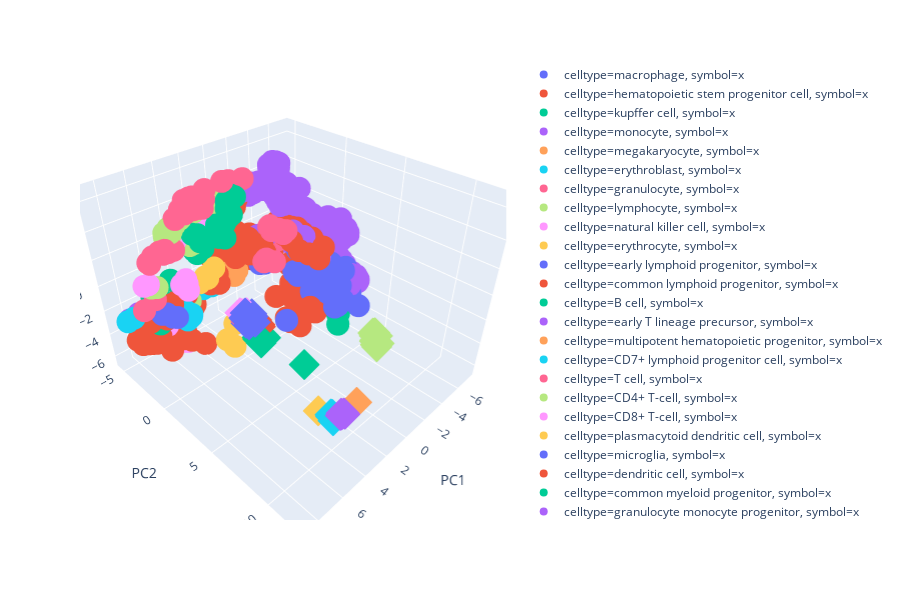

Notebook code for this chart:
### Code cell
px.scatter_3d(
    plotdf,
    x="PC1",
    y="PC2",
    z="PC3",
    color="celltype",
    symbol="symbol"
)

### Figure 1 — Plotly figure (JSON) as saved in the notebook; plotly's stock layout.template omitted (floating-point values rounded to 4 significant figures; data arrays with more than 128 entries replaced by an {"elided": "..."} marker saying what was removed)
{"data": [{"hoverlabel": {"namelength": 0}, "hovertemplate": "celltype=macrophage<br>symbol=x<br>PC1=%{x}<br>PC2=%{y}<br>PC3=%{z}", "legendgroup": "celltype=macrophage, symbol=x", "marker": {"color": "#636efa", "symbol": "circle"}, "mode": "markers", "name": "celltype=macrophage, symbol=x", "scene": "scene", "showlegend": true, "type": "scatter3d", "x": [-5.061, -4.834, -3.813, -4.221, -5.38, -4.061, -4.842, -2.871, -3.102, -4.538, -3.604, -4.431, -4.321, -4.277, -4.17, -4.549, -4.947, -5.614, -5.214, -6.193, -5.171, -5.421, -5.711, -4.726, -3.605, -3.789, -6.644, 0.405, -5.249, -3.192, -5.671, -6.508, -5.947, -3.195, -4.35, -5.095, -4.996, -4.286, -3.892, -4.387, -4.042, -4.765, -4.459, -4.668, -3.747, -2.976, -2.912, -3.25, -3.366, -3.756, -3.764, -5.026, -5.096], "y": [-0.8555, -0.6051, -0.739, 1.457, 2.454, 1.703, 1.383, 0.6482, 2.129, 0.7167, 0.4878, 0.3231, 1.635, 1.888, 0.9706, 0.702, 2.591, 3.888, 2.273, 2.562, 1.957, 1.881, 1.574, 1.786, 3.453, 1.939, 1.549, 2.436, 1.939, 1.349, 0.8403, 1.734, 1.897, 3.627, 2.95, 1.232, 1.185, 0.5615, 1.1, 0.9827, 0.3747, 0.9241, 0.8751, 0.9831, 0.4516, 0.1581, -0.1652, -0.1545, -0.1795, 0.04462, 0.005405, -0.8615, -0.8255], "z": [-1.634, -2.266, -0.5437, -1.246, -1.666, -1.702, -2.121, -1.069, -1.296, -1.593, -1.671, -2.049, -1.507, -2.684, -1.77, -2.073, -2.702, -4.218, -3.59, -4.04, -3.517, -1.955, -2.917, -1.017, -3.344, -3.094, -2.546, -3.051, -2.143, -2.971, -2.162, -2.218, -3.567, -3.199, -4.031, -4.105, -4.115, -2.149, -1.968, -2.218, -1.962, -1.791, -1.775, -2.001, -2.22, -2.034, -1.817, -2.191, -2.125, -2.151, -2.442, -1.933, -2.379]}, {"hoverlabel": {"namelength": 0}, "hovertemplate": "celltype=hematopoietic stem progenitor cell<br>symbol=x<br>PC1=%{x}<br>PC2=%{y}<br>PC3=%{z}", "legendgroup": "celltype=hematopoietic stem progenitor cell, symbol=x", "marker": {"color": "#EF553B", "symbol": "circle"}, "mode": "markers", "name": "celltype=hematopoietic stem progenitor cell, symbol=x", "scene": "scene", "showlegend": true, "type": "scatter3d", "x": [4.967, 5.108, 5.681, 6.81, 7.578, 7.329, 7.484, 7.405, 7.161, 6.793, 7.24, 5.62, 6.105, 5.797, 5.861, 5.04, 5.252, 5.441, 5.61, 5.328, 5.579, 5.205, 6.395, 6.575, 6.446, 6.704, 5.526, 5.591, 3.75, 4.877, 5.044, 6.834, 7.498, 7.628, 5.913, 6.206, 6.184, 5.688, 5.676, 4.895, 4.887, 5.97, 5.982, 5.628, 6.05, 5.698, 7.712, 6.782, 7.579, 7.416, 5.929, 7.359, 6.348, 6.521, 7.563, 6.968, 7.51, 5.466, 7.451, 7.119, 7.394, 7.191, 7.461, 7.415, 7.493, 7.468, 7.362, 7.648, 7.359, 7.403, 3.265, -2.917, -2.932, -2.705, -2.774, -3.307, -3.511, 3.428, 3.276], "y": [-2.458, -2.955, -4.003, -3.283, -4.507, -2.424, -2.68, -4.542, -4.137, -2.163, -4.505, -3.674, -3.087, -3.414, -3.569, -4.004, -3.954, -3.654, -3.564, -4.599, -4.484, -4.487, -4.955, -4.845, -4.856, -4.606, -3.75, -4.322, -2.684, -3.807, -4.066, -3.603, -4.673, -4.811, -4.46, -5.236, -5.177, -4.975, -5.009, -5.212, -5.112, -4.405, -4.491, -3.816, -4.569, -4.875, -5.075, -2.579, -4.576, -5.058, -2.067, -3.077, -3.391, -3.52, -4.393, -3.769, -4.788, -3.518, -4.905, -3.189, -4.159, -3.556, -4.772, -4.335, -4.482, -4.619, -4.947, -4.524, -4.761, -4.544, -4.338, -0.5061, -0.518, -0.3316, -0.3337, 0.3108, 0.1102, -4.134, -4.163], "z": [-5.032, -4.417, -4.596, -4.453, -4.383, -3.225, -2.806, -5.08, -4.663, -4.638, -4.829, -4.586, -4.854, -4.875, -4.863, -3.844, -4.119, -4.138, -4.431, -5.635, -5.615, -5.595, -5.652, -5.648, -5.805, -5.147, -3.886, -4.728, -6.212, -5.765, -5.714, -4.707, -4.873, -4.913, -5.635, -5.65, -5.665, -5.743, -5.747, -5.344, -5.37, -5.56, -5.342, -5.534, -5.028, -5.331, -4.964, -3.985, -4.763, -4.94, -3.397, -4.24, -3.639, -3.804, -4.725, -4.444, -4.9, -2.141, -4.961, -4.027, -4.918, -4.14, -4.835, -4.818, -4.807, -4.96, -4.964, -5.058, -5.028, -4.811, -3.788, -3.281, -2.994, -3.567, -4.067, -3.932, -4.346, -3.77, -3.649]}, {"hoverlabel": {"namelength": 0}, "hovertemplate": "celltype=kupffer cell<br>symbol=x<br>PC1=%{x}<br>PC2=%{y}<br>PC3=%{z}", "legendgroup": "celltype=kupffer cell, symbol=x", "marker": {"color": "#00cc96", "symbol": "circle"}, "mode": "markers", "name": "celltype=kupffer cell, symbol=x", "scene": "scene", "showlegend": true, "type": "scatter3d", "x": [-4.904, -4.896, -4.194], "y": [2.526, 2.618, 3.196], "z": [-5.315, -5.249, -5.564]}, {"hoverlabel": {"namelength": 0}, "hovertemplate": "celltype=monocyte<br>symbol=x<br>PC1=%{x}<br>PC2=%{y}<br>PC3=%{z}", "legendgroup": "celltype=monocyte, symbol=x", "marker": {"color": "#ab63fa", "symbol": "circle"}, "mode": "markers", "name": "celltype=monocyte, symbol=x", "scene": "scene", "showlegend": true, "type": "scatter3d", "x": {"elided": "295 float values"}, "y": {"elided": "295 float values"}, "z": {"elided": "295 float values"}}, {"hoverlabel": {"namelength": 0}, "hovertemplate": "celltype=megakaryocyte<br>symbol=x<br>PC1=%{x}<br>PC2=%{y}<br>PC3=%{z}", "legendgroup": "celltype=megakaryocyte, symbol=x", "marker": {"color": "#FFA15A", "symbol": "circle"}, "mode": "markers", "name": "celltype=megakaryocyte, symbol=x", "scene": "scene", "showlegend": true, "type": "scatter3d", "x": [4.882, 5.42, 4.962, 4.77], "y": [-3.198, -3.45, -3.218, -3.598], "z": [-3.084, -3.17, -3.035, -2.966]}, {"hoverlabel": {"namelength": 0}, "hovertemplate": "celltype=erythroblast<br>symbol=x<br>PC1=%{x}<br>PC2=%{y}<br>PC3=%{z}", "legendgroup": "celltype=erythroblast, symbol=x", "marker": {"color": "#19d3f3", "symbol": "circle"}, "mode": "markers", "name": "celltype=erythroblast, symbol=x", "scene": "scene", "showlegend": true, "type": "scatter3d", "x": [5.379, 4.886, 4.726, 4.923], "y": [-1.993, -2.281, -2.46, -2.814], "z": [-2.715, -2.836, -2.857, -2.686]}, {"hoverlabel": {"namelength": 0}, "hovertemplate": "celltype=granulocyte<br>symbol=x<br>PC1=%{x}<br>PC2=%{y}<br>PC3=%{z}", "legendgroup": "celltype=granulocyte, symbol=x", "marker": {"color": "#FF6692", "symbol": "circle"}, "mode": "markers", "name": "celltype=granulocyte, symbol=x", "scene": "scene", "showlegend": true, "type": "scatter3d", "x": [-0.7029, -0.5451, -0.7597, -0.4989, -0.8035, -0.471, -0.4141, -2.28, -2.706, -1.954], "y": [1.315, 0.7216, 0.9914, -0.01598, 0.9255, 0.1673, -0.006363, -0.9157, -1.483, -1.623], "z": [3.049, 2.995, 2.911, 2.98, 2.637, 2.695, 2.947, 0.8895, 0.4338, 0.1774]}, {"hoverlabel": {"namelength": 0}, "hovertemplate": "celltype=lymphocyte<br>symbol=x<br>PC1=%{x}<br>PC2=%{y}<br>PC3=%{z}", "legendgroup": "celltype=lymphocyte, symbol=x", "marker": {"color": "#B6E880", "symbol": "circle"}, "mode": "markers", "name": "celltype=lymphocyte, symbol=x", "scene": "scene", "showlegend": true, "type": "scatter3d", "x": [6.348, 1.672, 4.835, 3.458, 2.972, 6.673, 3.355, 6.078, 3.822, 6.187, 6.401, 3.209, 4.811, 6.285, 4.149, 6.333, 2.709, 5.903, 5.247, 5.7, 3.755], "y": [-1.014, -1.609, -1.02, -1.727, -1.704, -1.153, -1.72, -1.318, -1.752, -1.431, -1.616, -1.793, -1.519, -1.216, -1.773, -1.283, -1.762, -1.515, -1.554, -1.515, -1.854], "z": [4.759, 5.56, 3.422, 3.472, 5.018, 4.56, 5.272, 4.668, 3.44, 4.844, 4.529, 3.623, 3.06, 4.444, 4.991, 4.831, 3.638, 4.744, 5.037, 4.836, 3.741]}, {"hoverlabel": {"namelength": 0}, "hovertemplate": "celltype=natural killer cell<br>symbol=x<br>PC1=%{x}<br>PC2=%{y}<br>PC3=%{z}", "legendgroup": "celltype=natural killer cell, symbol=x", "marker": {"color": "#FF97FF", "symbol": "circle"}, "mode": "markers", "name": "celltype=natural killer cell, symbol=x", "scene": "scene", "showlegend": true, "type": "scatter3d", "x": [3.613, 3.633, 3.594, 4.182, 3.807, 2.786, 4.448, 5.818, 6.008, 6.204, 5.761, 5.816, 6.214, 6.143, 5.994], "y": [-1.767, -1.673, -2.034, -1.979, -2.045, -2.194, -1.954, -1.573, -1.495, -1.437, -1.83, -0.8801, -0.7743, -0.2106, -0.502], "z": [4.944, 3.902, 4.417, 4.707, 4.51, 4.832, 4.847, 3.685, 3.288, 3.363, 3.394, 1.316, 1.184, 1.015, 1.246]}, {"hoverlabel": {"namelength": 0}, "hovertemplate": "celltype=erythrocyte<br>symbol=x<br>PC1=%{x}<br>PC2=%{y}<br>PC3=%{z}", "legendgroup": "celltype=erythrocyte, symbol=x", "marker": {"color": "#FECB52", "symbol": "circle"}, "mode": "markers", "name": "celltype=erythrocyte, symbol=x", "scene": "scene", "showlegend": true, "type": "scatter3d", "x": [4.457, 3.045, 4.325], "y": [1.011, 0.0991, 1.592], "z": [-3.208, -3.172, -3.495]}, {"hoverlabel": {"namelength": 0}, "hovertemplate": "celltype=early lymphoid progenitor<br>symbol=x<br>PC1=%{x}<br>PC2=%{y}<br>PC3=%{z}", "legendgroup": "celltype=early lymphoid progenitor, symbol=x", "marker": {"color": "#636efa", "symbol": "circle"}, "mode": "markers", "name": "celltype=early lymphoid progenitor, symbol=x", "scene": "scene", "showlegend": true, "type": "scatter3d", "x": [6.319, 6.637], "y": [-4.381, -4.056], "z": [-4.112, -3.008]}, {"hoverlabel": {"namelength": 0}, "hovertemplate": "celltype=common lymphoid progenitor<br>symbol=x<br>PC1=%{x}<br>PC2=%{y}<br>PC3=%{z}", "legendgroup": "celltype=common lymphoid progenitor, symbol=x", "marker": {"color": "#EF553B", "symbol": "circle"}, "mode": "markers", "name": "celltype=common lymphoid progenitor, symbol=x", "scene": "scene", "showlegend": true, "type": "scatter3d", "x": [7.368, 7.542, 6.745, 7.074, 6.866], "y": [-2.829, -2.953, -2.25, -3.002, -2.583], "z": [-2.419, -2.215, -2.016, -1.856, -1.98]}, {"hoverlabel": {"namelength": 0}, "hovertemplate": "celltype=B cell<br>symbol=x<br>PC1=%{x}<br>PC2=%{y}<br>PC3=%{z}", "legendgroup": "celltype=B cell, symbol=x", "marker": {"color": "#00cc96", "symbol": "circle"}, "mode": "markers", "name": "celltype=B cell, symbol=x", "scene": "scene", "showlegend": true, "type": "scatter3d", "x": [7.125, 7.121, 5.122, 2.765, 4.195, 6.48, 4.461, 2.486, 4.58, 4.583, 3.779, 5.81, 4.338, 2.987, 4.169, 3.593, 4.532, 4.392, 3.857, 6.649, 3.481, 2.7, 2.811, 2.397, 3.48, 2.303, 4.829, 4.904, 4.985, 1.958, 2.513, 2.775, 2.041], "y": [-2.527, -2.692, -3.941, -1.11, -1.575, -4.303, -1.35, -0.9855, -1.256, -1.459, -1.222, -4.134, -0.9845, -0.9533, -1.078, -1.325, -1.325, -1.334, -1.162, -4.398, -1.252, -0.9141, -0.4648, -0.263, -0.3801, -0.6539, -0.3332, -0.4389, -0.8509, -0.8378, -0.5179, -0.2271, -0.2908], "z": [-2.374, -2.368, -0.5333, 3.062, 2.588, -1.443, 2.406, 2.867, 2.827, 2.628, 3.224, -2.084, 2.937, 3.13, 2.784, 3.43, 2.769, 2.717, 3.306, -2.218, 3.36, 3.061, 4.244, 4.759, 4.427, 4.424, 3.825, 4.297, 4.19, 5.738, 5.62, 5.327, 5.832]}, {"hoverlabel": {"namelength": 0}, "hovertemplate": "celltype=early T lineage precursor<br>symbol=x<br>PC1=%{x}<br>PC2=%{y}<br>PC3=%{z}", "legendgroup": "celltype=early T lineage precursor, symbol=x", "marker": {"color": "#ab63fa", "symbol": "circle"}, "mode": "markers", "name": "celltype=early T lineage precursor, symbol=x", "scene": "scene", "showlegend": true, "type": "scatter3d", "x": [8.314, 7.696], "y": [-4.371, -4.167], "z": [-2.391, -2.085]}, {"hoverlabel": {"namelength": 0}, "hovertemplate": "celltype=multipotent hematopoietic progenitor<br>symbol=x<br>PC1=%{x}<br>PC2=%{y}<br>PC3=%{z}", "legendgroup": "celltype=multipotent hematopoietic progenitor, symbol=x", "marker": {"color": "#FFA15A", "symbol": "circle"}, "mode": "markers", "name": "celltype=multipotent hematopoietic progenitor, symbol=x", "scene": "scene", "showlegend": true, "type": "scatter3d", "x": [3.975, 6.462], "y": [-3.384, -3.985], "z": [-1.035, -2.3]}, {"hoverlabel": {"namelength": 0}, "hovertemplate": "celltype=CD7+ lymphoid progenitor cell<br>symbol=x<br>PC1=%{x}<br>PC2=%{y}<br>PC3=%{z}", "legendgroup": "celltype=CD7+ lymphoid progenitor cell, symbol=x", "marker": {"color": "#19d3f3", "symbol": "circle"}, "mode": "markers", "name": "celltype=CD7+ lymphoid progenitor cell, symbol=x", "scene": "scene", "showlegend": true, "type": "scatter3d", "x": [8.334, 8.731], "y": [-3.681, -3.8], "z": [-1.86, -2.001]}, {"hoverlabel": {"namelength": 0}, "hovertemplate": "celltype=T cell<br>symbol=x<br>PC1=%{x}<br>PC2=%{y}<br>PC3=%{z}", "legendgroup": "celltype=T cell, symbol=x", "marker": {"color": "#FF6692", "symbol": "circle"}, "mode": "markers", "name": "celltype=T cell, symbol=x", "scene": "scene", "showlegend": true, "type": "scatter3d", "x": [7.738, 8.315, 6.85, 6.79, 7.616, 8.03, 7.597, 6.522, 7.038, 6.718, 7.278, 7.311, 7.715, 8.121, 7.668, 7.091, 7.616, 7.702, 6.586, 7.067, 1.567, 2.23, 1.387, 1.55, 0.5354, 4.213, 4.975, 3.93, 4.257, 4.367, 5.343, 5.535, 4.671, 5.41, 5.581, 4.497, 4.199, 5.05, 3.317, 4.732, 4.897, 5.055, 5.223, 5.046, 5.122, 5.974, 5.78, 4.363, 5.492], "y": [-1.514, -2.047, -0.6816, -0.6417, -1.208, -0.8959, -0.5955, -0.6209, -0.7561, -0.8584, -0.7365, -0.882, -0.8682, -0.9027, -1.096, -0.927, -0.8271, -1.084, -0.826, -0.9225, -1.605, -1.188, -1.372, -1.44, -1.309, -0.6387, -0.4469, -0.8174, -0.8059, -0.6123, -0.8398, -0.8472, -1.197, -0.6956, -0.9123, -1.162, -0.7573, -1.231, -1.545, -1.17, -1.045, -1.412, -0.8327, -1.307, -1.308, -0.9275, -1.301, -0.6127, -0.9628], "z": [0.4502, -0.3698, 3.801, 3.934, 3.584, 3.433, 4.067, 3.837, 3.997, 3.907, 3.868, 3.944, 3.831, 3.56, 3.69, 3.844, 3.876, 3.629, 3.78, 3.671, 6.059, 6.597, 6.225, 6.35, 6.202, 5.711, 5.957, 6.131, 5.654, 5.81, 5.756, 6.077, 6.343, 5.766, 6.02, 6.357, 6.521, 6.304, 6.301, 6.363, 5.811, 5.872, 6.402, 5.752, 5.807, 5.527, 5.36, 6.157, 5.685]}, {"hoverlabel": {"namelength": 0}, "hovertemplate": "celltype=CD4+ T-cell<br>symbol=x<br>PC1=%{x}<br>PC2=%{y}<br>PC3=%{z}", "legendgroup": "celltype=CD4+ T-cell, symbol=x", "marker": {"color": "#B6E880", "symbol": "circle"}, "mode": "markers", "name": "celltype=CD4+ T-cell, symbol=x", "scene": "scene", "showlegend": true, "type": "scatter3d", "x": [7.534, 7.815], "y": [-1.423, -1.625], "z": [1.304, 1.3]}, {"hoverlabel": {"namelength": 0}, "hovertemplate": "celltype=CD8+ T-cell<br>symbol=x<br>PC1=%{x}<br>PC2=%{y}<br>PC3=%{z}", "legendgroup": "celltype=CD8+ T-cell, symbol=x", "marker": {"color": "#FF97FF", "symbol": "circle"}, "mode": "markers", "name": "celltype=CD8+ T-cell, symbol=x", "scene": "scene", "showlegend": true, "type": "scatter3d", "x": [7.979, 8.219], "y": [-1.6, -1.697], "z": [1.631, 1.597]}, {"hoverlabel": {"namelength": 0}, "hovertemplate": "celltype=plasmacytoid dendritic cell<br>symbol=x<br>PC1=%{x}<br>PC2=%{y}<br>PC3=%{z}", "legendgroup": "celltype=plasmacytoid dendritic cell, symbol=x", "marker": {"color": "#FECB52", "symbol": "circle"}, "mode": "markers", "name": "celltype=plasmacytoid dendritic cell, symbol=x", "scene": "scene", "showlegend": true, "type": "scatter3d", "x": [3.854, 4.549, 3.227, 4.031], "y": [-1.385, -1.34, -1.471, -1.372], "z": [0.2336, 0.2355, 0.7181, 0.445]}, {"hoverlabel": {"namelength": 0}, "hovertemplate": "celltype=microglia<br>symbol=x<br>PC1=%{x}<br>PC2=%{y}<br>PC3=%{z}", "legendgroup": "celltype=microglia, symbol=x", "marker": {"color": "#636efa", "symbol": "circle"}, "mode": "markers", "name": "celltype=microglia, symbol=x", "scene": "scene", "showlegend": true, "type": "scatter3d", "x": [-0.4489, -0.5389, -0.5875, -0.3792, -0.4318, -0.3426, -0.726, -0.3837, -0.4371, -0.4109, -5.68, -5.457, -5.447, -5.444, -5.817, -5.904, -5.791, -5.769, -5.54, -5.986, -5.798, -5.597, -5.79, -5.579, -5.715], "y": [-1.044, -0.8729, -0.6648, -0.77, -1.062, -0.2196, -0.8028, -0.7386, -0.5615, -0.8633, 1.398, 1.18, 2.506, 1.375, 2.522, 1.43, 1.548, 2.071, 2.337, 2.896, 2.015, 1.846, 1.871, 1.633, 1.261], "z": [0.07137, -0.06179, -0.05491, 0.1372, -0.4069, 0.2331, 0.07943, 0.005371, -0.1507, 0.1489, -4.326, -4.371, -4.318, -3.898, -4.091, -4.383, -4.36, -4.589, -4.863, -4.394, -4.787, -4.661, -4.546, -4.401, -3.733]}, {"hoverlabel": {"namelength": 0}, "hovertemplate": "celltype=dendritic cell<br>symbol=x<br>PC1=%{x}<br>PC2=%{y}<br>PC3=%{z}", "legendgroup": "celltype=dendritic cell, symbol=x", "marker": {"color": "#EF553B", "symbol": "circle"}, "mode": "markers", "name": "celltype=dendritic cell, symbol=x", "scene": "scene", "showlegend": true, "type": "scatter3d", "x": {"elided": "162 float values"}, "y": {"elided": "162 float values"}, "z": {"elided": "162 float values"}}, {"hoverlabel": {"namelength": 0}, "hovertemplate": "celltype=common myeloid progenitor<br>symbol=x<br>PC1=%{x}<br>PC2=%{y}<br>PC3=%{z}", "legendgroup": "celltype=common myeloid progenitor, symbol=x", "marker": {"color": "#00cc96", "symbol": "circle"}, "mode": "markers", "name": "celltype=common myeloid progenitor, symbol=x", "scene": "scene", "showlegend": true, "type": "scatter3d", "x": [6.98, 6.931, 6.723, 4.713, 5.766, 5.535], "y": [-5.244, -5.239, -5.006, -3.937, -4.748, -4.727], "z": [-5.05, -5.16, -4.977, -6.475, -6.228, -6.031]}, {"hoverlabel": {"namelength": 0}, "hovertemplate": "celltype=granulocyte monocyte progenitor<br>symbol=x<br>PC1=%{x}<br>PC2=%{y}<br>PC3=%{z}", "legendgroup": "celltype=granulocyte monocyte progenitor, symbol=x", "marker": {"color": "#ab63fa", "symbol": "circle"}, "mode": "markers", "name": "celltype=granulocyte monocyte progenitor, symbol=x", "scene": "scene", "showlegend": true, "type": "scatter3d", "x": [5.571, 5.58, 6.296, 5.125, 5.461, 4.322, 5.259, 4.751], "y": [-4.589, -5.196, -5.34, -5.223, -5.055, -4.408, -5.08, -4.716], "z": [-4.121, -4.107, -4.214, -3.909, -3.884, -5.99, -5.854, -5.808]}, {"hoverlabel": {"namelength": 0}, "hovertemplate": "celltype=metamyelocyte<br>symbol=x<br>PC1=%{x}<br>PC2=%{y}<br>PC3=%{z}", "legendgroup": "celltype=metamyelocyte, symbol=x", "marker": {"color": "#FFA15A", "symbol": "circle"}, "mode": "markers", "name": "celltype=metamyelocyte, symbol=x", "scene": "scene", "showlegend": true, "type": "scatter3d", "x": [1.66, 1.314, 1.661], "y": [-1.386, -1.492, -1.802], "z": [-0.5755, -0.3573, -0.4785]}, {"hoverlabel": {"namelength": 0}, "hovertemplate": "celltype=myelocyte<br>symbol=x<br>PC1=%{x}<br>PC2=%{y}<br>PC3=%{z}", "legendgroup": "celltype=myelocyte, symbol=x", "marker": {"color": "#19d3f3", "symbol": "circle"}, "mode": "markers", "name": "celltype=myelocyte, symbol=x", "scene": "scene", "showlegend": true, "type": "scatter3d", "x": [2.558, 2.658], "y": [-2.907, -3.839], "z": [-1.748, -2.407]}, {"hoverlabel": {"namelength": 0}, "hovertemplate": "celltype=neutrophil<br>symbol=x<br>PC1=%{x}<br>PC2=%{y}<br>PC3=%{z}", "legendgroup": "celltype=neutrophil, symbol=x", "marker": {"color": "#FF6692", "symbol": "circle"}, "mode": "markers", "name": "celltype=neutrophil, symbol=x", "scene": "scene", "showlegend": true, "type": "scatter3d", "x": [0.2926, 0.08358, 0.1381, 0.0909], "y": [0.181, 0.182, 1.054, 0.3268], "z": [0.6194, 0.7462, 0.9395, 0.7509]}, {"hoverlabel": {"namelength": 0}, "hovertemplate": "celltype=promyelocyte<br>symbol=x<br>PC1=%{x}<br>PC2=%{y}<br>PC3=%{z}", "legendgroup": "celltype=promyelocyte, symbol=x", "marker": {"color": "#B6E880", "symbol": "circle"}, "mode": "markers", "name": "celltype=promyelocyte, symbol=x", "scene": "scene", "showlegend": true, "type": "scatter3d", "x": [4.054, 3.696, 3.799, 3.598, 3.623, 4.0], "y": [-4.091, -4.088, -4.808, -4.507, -4.748, -4.213], "z": [-3.002, -3.097, -3.467, -3.252, -3.306, -3.162]}, {"hoverlabel": {"namelength": 0}, "hovertemplate": "celltype=hematopoietic multipotent progenitor<br>symbol=x<br>PC1=%{x}<br>PC2=%{y}<br>PC3=%{z}", "legendgroup": "celltype=hematopoietic multipotent progenitor, symbol=x", "marker": {"color": "#FF97FF", "symbol": "circle"}, "mode": "markers", "name": "celltype=hematopoietic multipotent progenitor, symbol=x", "scene": "scene", "showlegend": true, "type": "scatter3d", "x": [4.549, 5.276, 5.552, 7.085, 6.632, 6.767, 6.862], "y": [-3.794, -4.314, -4.813, -3.032, -2.592, -3.094, -3.259], "z": [-6.222, -6.106, -5.849, -2.918, -2.837, -3.376, -3.085]}, {"hoverlabel": {"namelength": 0}, "hovertemplate": "celltype=peripheral blood mononuclear cell<br>symbol=x<br>PC1=%{x}<br>PC2=%{y}<br>PC3=%{z}", "legendgroup": "celltype=peripheral blood mononuclear cell, symbol=x", "marker": {"color": "#FECB52", "symbol": "circle"}, "mode": "markers", "name": "celltype=peripheral blood mononuclear cell, symbol=x", "scene": "scene", "showlegend": true, "type": "scatter3d", "x": [-4.165, -5.025, -4.606, -4.805, -4.93, -4.392, -4.96, -5.01, -4.78, -4.749, -5.015, -4.687, -4.936, -4.975, -4.734, -4.713], "y": [-0.7008, -0.3579, -0.8804, -0.6873, -0.06807, -0.3463, -0.1351, -0.214, 1.44, 1.377, 1.753, 1.395, 1.592, 1.646, 1.392, 1.434], "z": [-0.6989, -1.083, -1.078, -0.9918, -1.581, -1.216, -1.389, -1.581, -4.03, -3.976, -4.1, -4.143, -3.903, -4.101, -3.995, -4.081]}, {"hoverlabel": {"namelength": 0}, "hovertemplate": "celltype=natural killer progenitor<br>symbol=x<br>PC1=%{x}<br>PC2=%{y}<br>PC3=%{z}", "legendgroup": "celltype=natural killer progenitor, symbol=x", "marker": {"color": "#636efa", "symbol": "circle"}, "mode": "markers", "name": "celltype=natural killer progenitor, symbol=x", "scene": "scene", "showlegend": true, "type": "scatter3d", "x": [7.008, 6.924, 6.821, 7.157], "y": [-2.301, -1.156, -0.8239, -1.461], "z": [-1.514, -1.162, -1.057, -0.933]}, {"hoverlabel": {"namelength": 0}, "hovertemplate": "celltype=haematopoietic stem progenitor cell<br>symbol=x<br>PC1=%{x}<br>PC2=%{y}<br>PC3=%{z}", "legendgroup": "celltype=haematopoietic stem progenitor cell, symbol=x", "marker": {"color": "#EF553B", "symbol": "circle"}, "mode": "markers", "name": "celltype=haematopoietic stem progenitor cell, symbol=x", "scene": "scene", "showlegend": true, "type": "scatter3d", "x": [4.244, 4.118, 3.871, 6.328, 6.86, 6.268, 6.7, 6.63, 6.36, 7.039, 7.157, 6.978, 6.271, 5.87, 6.509, 6.746, 6.597, 6.502, 6.85, 6.327], "y": [-4.249, -3.795, -4.333, -4.891, -4.849, -4.741, -4.963, -5.025, -4.696, -4.208, -4.264, -4.042, -4.213, -4.353, -4.698, -4.893, -4.915, -4.383, -4.655, -4.346], "z": [-2.17, -2.187, -2.307, -3.531, -3.714, -3.498, -4.654, -4.326, -4.283, -4.642, -4.777, -4.645, -3.553, -3.809, -5.652, -5.739, -5.649, -5.168, -5.234, -5.239]}, {"hoverlabel": {"namelength": 0}, "hovertemplate": "celltype=0<br>symbol=o<br>PC1=%{x}<br>PC2=%{y}<br>PC3=%{z}", "legendgroup": "celltype=0, symbol=o", "marker": {"color": "#00cc96", "symbol": "diamond"}, "mode": "markers", "name": "celltype=0, symbol=o", "scene": "scene", "showlegend": true, "type": "scatter3d", "x": [5.586, 5.586, 5.586, 5.586, 5.586, 5.586, 5.586, 5.586, 5.586, 5.586], "y": [9.08, 9.08, 9.08, 9.08, 9.08, 9.08, 9.08, 9.08, 9.08, 9.08], "z": [0.6331, 0.6331, 0.6331, 0.6331, 0.6331, 0.6331, 0.6331, 0.6331, 0.6331, 0.6331]}, {"hoverlabel": {"namelength": 0}, "hovertemplate": "celltype=1<br>symbol=o<br>PC1=%{x}<br>PC2=%{y}<br>PC3=%{z}", "legendgroup": "celltype=1, symbol=o", "marker": {"color": "#ab63fa", "symbol": "diamond"}, "mode": "markers", "name": "celltype=1, symbol=o", "scene": "scene", "showlegend": true, "type": "scatter3d", "x": [5.792, 5.675, 5.794, 5.685, 5.8, 5.845, 5.767, 5.854, 5.826, 5.827], "y": [11.98, 11.98, 11.9, 12.06, 11.98, 11.89, 11.89, 11.95, 11.98, 11.95], "z": [-0.7272, -0.7176, -0.6997, -0.7404, -0.7236, -0.8338, -0.7578, -0.7517, -0.6501, -0.7204]}, {"hoverlabel": {"namelength": 0}, "hovertemplate": "celltype=2<br>symbol=o<br>PC1=%{x}<br>PC2=%{y}<br>PC3=%{z}", "legendgroup": "celltype=2, symbol=o", "marker": {"color": "#FFA15A", "symbol": "diamond"}, "mode": "markers", "name": "celltype=2, symbol=o", "scene": "scene", "showlegend": true, "type": "scatter3d", "x": [4.476, 4.476, 4.476, 4.476, 4.476, 4.476, 4.476, 4.476, 4.476, 4.476], "y": [11.84, 11.84, 11.84, 11.84, 11.84, 11.84, 11.84, 11.84, 11.84, 11.84], "z": [-0.9502, -0.9502, -0.9502, -0.9502, -0.9502, -0.9502, -0.9502, -0.9502, -0.9502, -0.9502]}, {"hoverlabel": {"namelength": 0}, "hovertemplate": "celltype=3<br>symbol=o<br>PC1=%{x}<br>PC2=%{y}<br>PC3=%{z}", "legendgroup": "celltype=3, symbol=o", "marker": {"color": "#19d3f3", "symbol": "diamond"}, "mode": "markers", "name": "celltype=3, symbol=o", "scene": "scene", "showlegend": true, "type": "scatter3d", "x": [4.541, 4.412, 4.665, 4.44, 4.432, 4.422, 4.486, 4.558, 4.415, 4.338], "y": [10.39, 10.1, 10.49, 10.36, 10.14, 10.42, 10.25, 10.21, 10.04, 10.15], "z": [-3.301, -3.243, -3.293, -3.413, -3.44, -3.26, -3.26, -3.248, -3.342, -3.299]}, {"hoverlabel": {"namelength": 0}, "hovertemplate": "celltype=4<br>symbol=o<br>PC1=%{x}<br>PC2=%{y}<br>PC3=%{z}", "legendgroup": "celltype=4, symbol=o", "marker": {"color": "#FF6692", "symbol": "diamond"}, "mode": "markers", "name": "celltype=4, symbol=o", "scene": "scene", "showlegend": true, "type": "scatter3d", "x": [6.985, 6.947, 6.978, 7.004, 6.911, 7.072, 6.961, 6.992, 6.895, 7.016], "y": [6.326, 6.328, 6.34, 6.245, 6.217, 6.319, 6.385, 6.224, 6.382, 6.228], "z": [2.761, 2.783, 2.763, 2.848, 2.791, 2.802, 2.854, 2.843, 2.788, 2.838]}, {"hoverlabel": {"namelength": 0}, "hovertemplate": "celltype=5<br>symbol=o<br>PC1=%{x}<br>PC2=%{y}<br>PC3=%{z}", "legendgroup": "celltype=5, symbol=o", "marker": {"color": "#B6E880", "symbol": "diamond"}, "mode": "markers", "name": "celltype=5, symbol=o", "scene": "scene", "showlegend": true, "type": "scatter3d", "x": [1.062, 0.7239, 1.178, 0.9849, 0.8981, 0.3401, 0.6393, 0.7147, 0.8358, 0.9681], "y": [10.29, 10.07, 10.28, 10.48, 10.29, 9.684, 9.755, 10.13, 9.995, 10.16], "z": [-0.033, 0.2153, 0.3017, 0.1336, -0.2907, 0.06841, 0.2586, 0.3137, 0.3159, 0.1779]}, {"hoverlabel": {"namelength": 0}, "hovertemplate": "celltype=7<br>symbol=o<br>PC1=%{x}<br>PC2=%{y}<br>PC3=%{z}", "legendgroup": "celltype=7, symbol=o", "marker": {"color": "#FF97FF", "symbol": "diamond"}, "mode": "markers", "name": "celltype=7, symbol=o", "scene": "scene", "showlegend": true, "type": "scatter3d", "x": [7.125, 6.963, 6.97, 6.951, 7.1, 6.997, 6.99, 6.991, 6.962, 7.086], "y": [5.943, 6.285, 6.299, 6.284, 6.066, 6.22, 6.069, 6.077, 6.102, 6.169], "z": [3.172, 3.153, 3.282, 3.0, 3.171, 3.189, 3.11, 3.055, 2.992, 3.198]}, {"hoverlabel": {"namelength": 0}, "hovertemplate": "celltype=8<br>symbol=o<br>PC1=%{x}<br>PC2=%{y}<br>PC3=%{z}", "legendgroup": "celltype=8, symbol=o", "marker": {"color": "#FECB52", "symbol": "diamond"}, "mode": "markers", "name": "celltype=8, symbol=o", "scene": "scene", "showlegend": true, "type": "scatter3d", "x": [4.684, 4.684, 4.684, 4.684, 4.684, 4.684, 4.684, 4.684, 4.684, 4.684], "y": [9.383, 9.383, 9.383, 9.383, 9.383, 9.383, 9.383, 9.383, 9.383, 9.383], "z": [-3.324, -3.324, -3.324, -3.324, -3.324, -3.324, -3.324, -3.324, -3.324, -3.324]}, {"hoverlabel": {"namelength": 0}, "hovertemplate": "celltype=9<br>symbol=o<br>PC1=%{x}<br>PC2=%{y}<br>PC3=%{z}", "legendgroup": "celltype=9, symbol=o", "marker": {"color": "#636efa", "symbol": "diamond"}, "mode": "markers", "name": "celltype=9, symbol=o", "scene": "scene", "showlegend": true, "type": "scatter3d", "x": [7.244, 6.826, 6.859, 7.138, 7.106, 6.804, 7.007, 7.148, 7.171, 7.089], "y": [6.396, 6.766, 6.651, 6.645, 6.501, 6.502, 6.736, 6.401, 6.322, 6.355], "z": [3.153, 2.849, 3.16, 2.79, 3.083, 3.234, 3.018, 3.42, 3.076, 2.705]}, {"hoverlabel": {"namelength": 0}, "hovertemplate": "celltype=10<br>symbol=o<br>PC1=%{x}<br>PC2=%{y}<br>PC3=%{z}", "legendgroup": "celltype=10, symbol=o", "marker": {"color": "#EF553B", "symbol": "diamond"}, "mode": "markers", "name": "celltype=10, symbol=o", "scene": "scene", "showlegend": true, "type": "scatter3d", "x": [6.12, 6.322, 6.411, 6.357, 6.322, 6.209, 6.279, 6.134, 6.139, 6.152], "y": [6.254, 6.352, 5.943, 6.075, 6.446, 6.099, 6.513, 6.325, 6.075, 6.187], "z": [2.007, 2.255, 1.929, 1.718, 1.999, 2.164, 2.105, 2.043, 2.226, 1.858]}, {"hoverlabel": {"namelength": 0}, "hovertemplate": "celltype=12<br>symbol=o<br>PC1=%{x}<br>PC2=%{y}<br>PC3=%{z}", "legendgroup": "celltype=12, symbol=o", "marker": {"color": "#00cc96", "symbol": "diamond"}, "mode": "markers", "name": "celltype=12, symbol=o", "scene": "scene", "showlegend": true, "type": "scatter3d", "x": [6.741, 6.458, 6.211, 6.251, 6.621, 6.518, 6.286, 6.812, 6.575, 6.289], "y": [6.77, 6.648, 6.814, 6.733, 6.682, 6.804, 6.375, 6.894, 6.755, 6.683], "z": [1.792, 1.536, 1.479, 1.587, 1.523, 1.291, 1.583, 1.797, 1.637, 1.531]}], "layout": {"height": 600, "legend": {"tracegroupgap": 0}, "margin": {"t": 60}, "scene": {"domain": {"x": [0, 0.98], "y": [0, 1]}, "xaxis": {"title": {"text": "PC1"}}, "yaxis": {"title": {"text": "PC2"}}, "zaxis": {"title": {"text": "PC3"}}}}}
